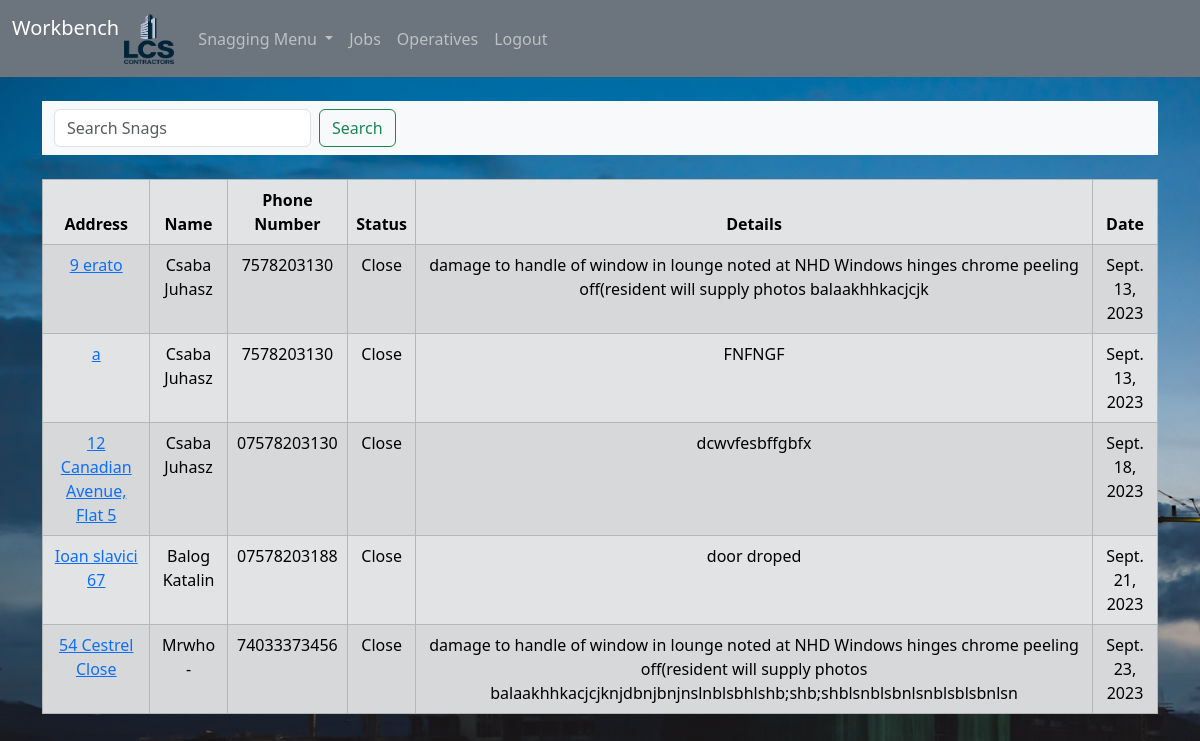
/home/ (signed in), run on an earlier commit of the app's database.
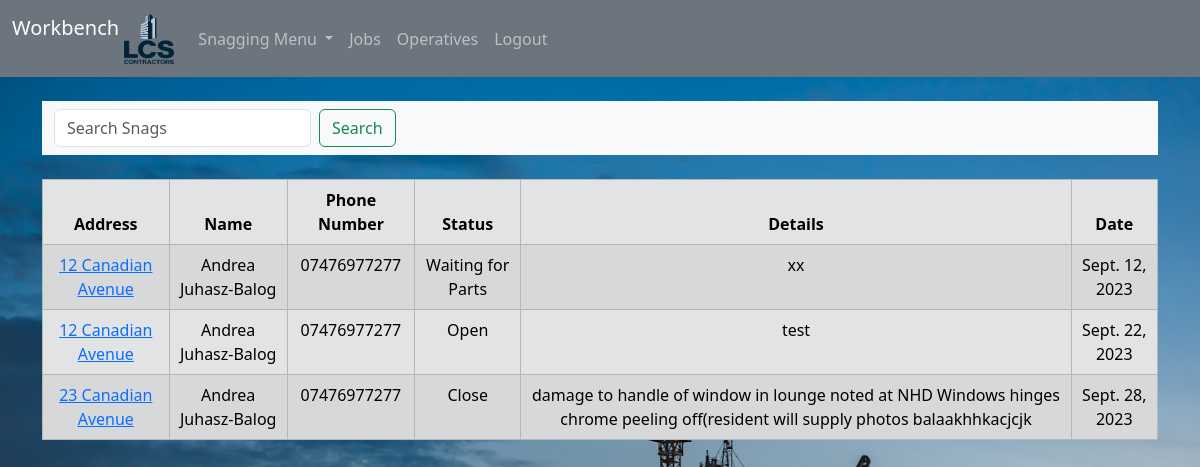
And on a later commit of the database.
### snags/models.py (models this page shows, shortened)
class Snag(models.Model):
    status_open = "Open"
    status_closed = "Closed"
    status_delivery = "Waiting for Parts"
    status_choices = [
        (status_open, "Open"),
        (status_closed, "Closed"),
        (status_delivery, "Waiting for Parts"),
    ]
    am_pm_am = "AM"
    am_pm_pm = "PM"
    am_pm_choices = [
        (am_pm_am, "AM"),
        (am_pm_pm, "PM"),
    ]
    site = models.CharField(max_length=200)
    address = models.CharField(max_length=200)
    post_code = models.CharField(max_length=200)
    plot_number = models.PositiveIntegerField()
    ref_number = models.CharField(max_length=200)
    first_name = models.CharField(max_length=200)
    last_name = models.CharField(max_length=200)
    phone_number = models.CharField(max_length=200)
    email = models.EmailField(max_length=200)
    snag_details = models.TextField()
    notes = models.TextField()
    booked_date = models.DateField(null=True)
    am_pm = models.CharField(max_length=2, choices=am_pm_choices, default=am_pm_am)
    status = models.CharField(
        max_length=20, choices=status_choices, default=status_open
    )
    created_at = models.DateTimeField(auto_now_add=True)

### snags/views.py (the view)
# urls.py: path("home/", views.index, name="snags/home"),
def index(request):
    snags = Snag.objects.all().order_by("-status", "site", "booked_date")
    if request.method == "POST":
        username = request.POST["username"]
        password = request.POST["password"]
        user = authenticate(request, username=username, password=password)
        if user is not None:
            login(request, user)
            messages.success(request, "Nice to see you again Sunshine  :)")
            return redirect("core")
        else:
            messages.success(request, "Error ,please try again")
            return redirect("snags/home")
    else:
        return render(request, "snags/home.html", {"snags": snags})

### snags/templates/snags/home.html (shortened to what this page needs)
{%extends 'base.html'%} {%block content%} {%if user.is_authenticated %}
<nav class="navbar bg-body-tertiary">
  <div class="container-fluid">
    <form class="d-flex" method="POST" action="{%url 'search'%}" role="search">
      <input
        class="form-control me-2"
        type="search"
        placeholder="Search Snags"
        aria-label="Search"
        name="searched"
      />
      <button class="btn btn-outline-success" type="submit">Search</button>
    </form>
  </div>
</nav>
<br />
<table class="table table-hover table-bordered table-secondary table-striped">
  <thead class="table-secondary">
    <tr>
      <th scope="col">Address</th>
      <th scope="col">Name</th>
      <th scope="col">Phone Number</th>
      <th scope="col">Status</th>
      <th scope="col">Details</th>
      <th scope="col">Date</th>
    </tr>
  </thead>
  <tbody>
    {% if snags %} {%for snag in snags%}
    <tr>
      <td>
        <a href="{% url 'snags/customer' snag.id %}">{{ snag.address }}</a>
      </td>
      <td>{{snag.first_name}} {{snag.last_name}}</td>
      <td>{{snag.phone_number}}</td>
      <td>{{snag.status}}</td>
      <td>{{snag.snag_details}}</td>
      <td>{{snag.booked_date}}</td>
    </tr>
    {%endfor%}
  </tbody>
</table>
{% endif %} {% endif %} {% endblock %}

What changed in the data, as far as the page shows it:
removed Snag: address "9 erato", first_name "Csaba", last_name "Juhasz", phone_number "7578203130", status "Close", snag_details "damage to handle of window in lounge noted at NHD Windows hinges chrome peeling off(resident will supply photos balaakhhkacjcjk", booked_date "Sept. 13, 2023"
removed Snag: address "a", first_name "Csaba", last_name "Juhasz", phone_number "7578203130", status "Close", snag_details "FNFNGF", booked_date "Sept. 13, 2023"
removed Snag: address "12 Canadian Avenue, Flat 5", first_name "Csaba", last_name "Juhasz", phone_number "07578203130", status "Close", snag_details "dcwvfesbffgbfx", booked_date "Sept. 18, 2023"
removed Snag: address "Ioan slavici 67", first_name "Balog", last_name "Katalin", phone_number "07578203188", status "Close", snag_details "door droped", booked_date "Sept. 21, 2023"
removed Snag: address "54 Cestrel Close", first_name "Mrwho", last_name "-", phone_number "74033373456", status "Close", snag_details "damage to handle of window in lounge noted at NHD Windows hinges chrome peeling off(resident will supply photos balaakhhkacjcjknjdbnjbnjnslnblsbhlshb;shb;shblsnblsbnlsnblsblsbnlsn", booked_date "Sept. 23, 2023"
added Snag: address "12 Canadian Avenue", first_name "Andrea", last_name "Juhasz-Balog", phone_number "07476977277", status "Waiting for Parts", snag_details "xx", booked_date "Sept. 12, 2023"
added Snag: address "12 Canadian Avenue", first_name "Andrea", last_name "Juhasz-Balog", phone_number "07476977277", status "Open", snag_details "test", booked_date "Sept. 22, 2023"
added Snag: address "23 Canadian Avenue", first_name "Andrea", last_name "Juhasz-Balog", phone_number "07476977277", status "Close", snag_details "damage to handle of window in lounge noted at NHD Windows hinges chrome peeling off(resident will supply photos balaakhhkacjcjk", booked_date "Sept. 28, 2023"
